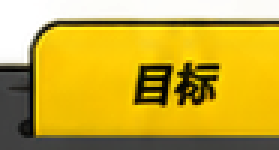
#> input picture .harness/qa/obsui/exact-components-v2/goal-active.png, 93 x 50 px, given in place of device-panel.png, which was not available (shown 3 times larger)
$ python rebuild_panel_clean_for_tabs.py
#> lines starting #> are read from the running program, lines starting #| are printed output that depends on the picture; pictures that were not available may be replaced by others from this repository, and a replacement may not be noted
from __future__ import annotations

from pathlib import Path

from PIL import Image, ImageFilter


ROOT = Path(__file__).resolve().parents[3]
ASSETS = ROOT / "apps" / "ObsUI" / "assets" / "reference"
SOURCE = ASSETS / "device-panel.png"
COMPONENT = ASSETS / "device-tabs" / "components" / "goal-inactive.png"
OUTPUT = ASSETS / "device-panel-clean.png"
TAB_BOX = (552, 30, 1533, 130)
OLD_TAB_TOP = TAB_BOX[1]
OLD_TAB_HEIGHT = TAB_BOX[3] - TAB_BOX[1]


def main() -> None:
    panel = Image.open(SOURCE).convert("RGBA")
#> panel is the input picture: PIL image 93x50 RGBA; mean R, G, B, A 179.4, 146, 12.1, 210.8
    component_alpha = Image.open(COMPONENT).convert("RGBA").getchannel("A")
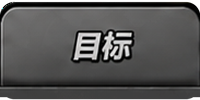
#> input picture apps/ObsUI/assets/reference/device-tabs/components/goal-inactive.png, 200 x 100 px
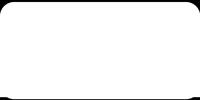
#> component_alpha: PIL image 200x100 L; min 0, max 255, mean 246.3
    group_width = TAB_BOX[2] - TAB_BOX[0]
    for index in range(5):
        left = TAB_BOX[0] + round(index * group_width / 5)
        right = TAB_BOX[0] + round((index + 1) * group_width / 5)
        slot_width = right - left
        mask = component_alpha.resize((slot_width, OLD_TAB_HEIGHT), Image.Resampling.LANCZOS)
        # Remove only the old tab silhouettes.  The replacement components use
        # the source's native 981×100 tab grid, so their full silhouette—not a
        # rectangular strip—must be clear before they are layered back in.
        mask = mask.filter(ImageFilter.MaxFilter(5))
        # The source frame contains antialiased edge pixels. Treat every
        # touched pixel as part of the old silhouette so no pale source edge
        # can survive just outside the replacement Tab.
        mask = mask.point(lambda value: 255 if value > 0 else 0)
        alpha = panel.getchannel("A")
        alpha.paste(0, (left, OLD_TAB_TOP), mask)
        panel.putalpha(alpha)
#> this loop made 5 passes
#> pass 1, in main, `mask = mask.filter(ImageFilter.MaxFilter(5))`:
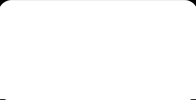
#> mask: PIL image 196x100 L; min 0, max 255, mean 254.1
#> pass 1, in main, `mask = mask.point(lambda value: 255 if value > 0 else 0)`:
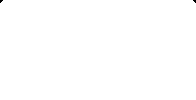
#> mask: PIL image 196x100 L; 99.9% white; 2 black regions (2 under 20 px)
#> pass 1, in main, `alpha = panel.getchannel("A")`:
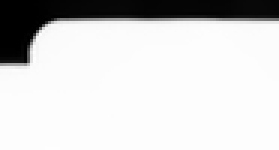
#> alpha: PIL image 93x50 L (shown 3 times larger); min 0, max 254, mean 210.8

    panel.save(OUTPUT, "PNG", optimize=True)
    print(OUTPUT)


if __name__ == "__main__":
    main()
